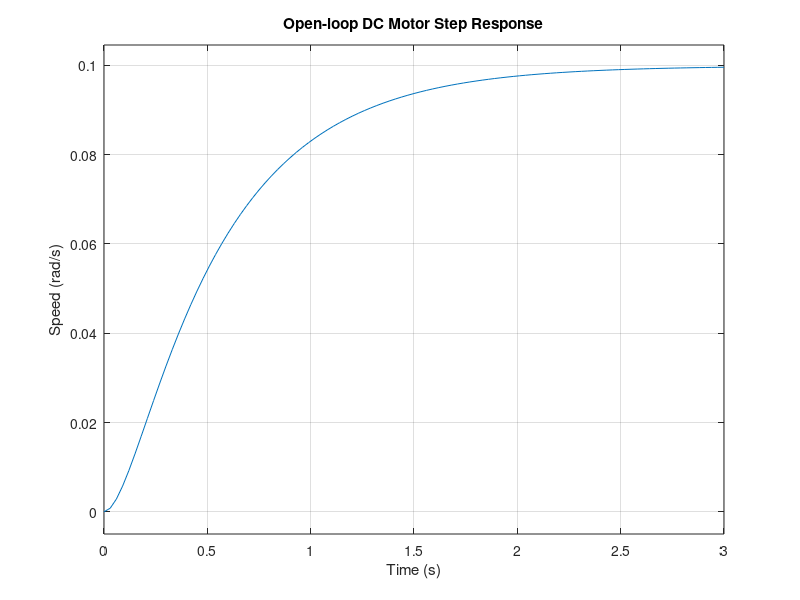
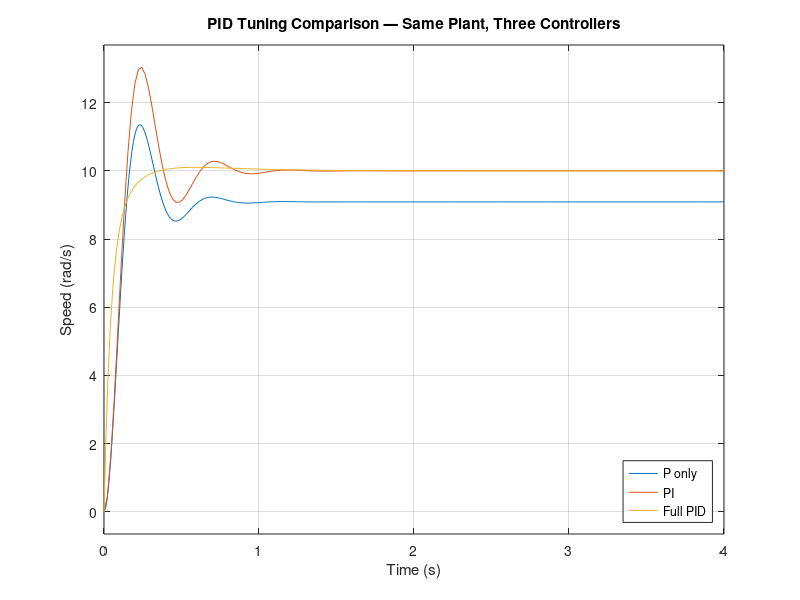

MATLAB code for these plots, in order: (Note: this script raises an error after producing the figures.)
%% PID-Controlled DC Motor Speed Control
%  Author      : Nakul S
%  Tool        : MATLAB R2024a + Control System Toolbox
%  Description : Models a DC motor as a 2nd-order transfer function,
%                designs a PID controller, and analyses performance
%                through step response, disturbance rejection, Bode plot,
%                and root locus.
% =========================================================================

clc; clear; close all;

%% ── 1. MOTOR PARAMETERS ─────────────────────────────────────────────────
% Derived from armature (electrical) and rotor (mechanical) equations:
%   Electrical: V = L·di/dt + R·i + Ke·ω
%   Mechanical: J·dω/dt = Kt·i − B·ω

R  = 1;      % Armature resistance     (Ω)
L  = 0.5;    % Armature inductance     (H)
Kt = 0.01;   % Torque constant         (N·m/A)
Ke = 0.01;   % Back-EMF constant       (V·s/rad)
J  = 0.01;   % Rotor inertia           (kg·m²)
B  = 0.1;    % Viscous friction coeff  (N·m·s/rad)

%% ── 2. PLANT TRANSFER FUNCTION ──────────────────────────────────────────
% After Laplace transform and algebraic manipulation:
%   G(s) = Kt / [(Js+B)(Ls+R) + Ke·Kt]
%
% Denominator coefficients:
%   s² : J·L
%   s¹ : J·R + B·L
%   s⁰ : B·R + Ke·Kt

num = Kt;
den = [(J*L), (J*R + B*L), (B*R + Ke*Kt)];

G = tf(num, den);
fprintf('Plant transfer function G(s):\n'); disp(G)

% DC gain — steady-state speed per unit voltage, no controller
DC_gain = Kt / (B*R + Ke*Kt);
fprintf('DC gain (open-loop):  %.4f rad/s per volt\n', DC_gain);

%% ── 3. OPEN-LOOP STEP RESPONSE ──────────────────────────────────────────
figure(1);
step(G);
title('Open-loop DC Motor Step Response');
xlabel('Time (s)'); ylabel('Speed (rad/s)'); grid on;

%% ── 4. PID CONTROLLER DESIGN ────────────────────────────────────────────
% Tuning logic:
%   Kp : increase until fast rise, no excessive overshoot
%   Ki : increase until steady-state error → 0
%   Kd : increase to suppress overshoot from integral action

Kp = 100;
Ki = 200;
Kd = 10;

C_P   = pid(Kp, 0,  0 );    % Proportional only
C_PI  = pid(Kp, Ki, 0 );    % Proportional + Integral
C_PID = pid(Kp, Ki, Kd);    % Full PID

%% ── 5. CLOSED-LOOP TRANSFER FUNCTIONS ──────────────────────────────────
T_P   = feedback(C_P   * G, 1);
T_PI  = feedback(C_PI  * G, 1);
T_PID = feedback(C_PID * G, 1);

%% ── 6. CONTROLLER COMPARISON PLOT ──────────────────────────────────────
SP = 10;    % Setpoint: 10 rad/s

figure(2);
step(SP*T_P, SP*T_PI, SP*T_PID);
legend('P only', 'PI', 'Full PID', 'Location', 'southeast');
title('PID Tuning Comparison — Same Plant, Three Controllers');
xlabel('Time (s)'); ylabel('Speed (rad/s)'); grid on;

%% ── 7. PERFORMANCE METRICS ──────────────────────────────────────────────
info = stepinfo(SP * T_PID);
fprintf('\n--- PID Performance Metrics ---\n');
fprintf('Rise Time:      %.3f s\n',   info.RiseTime);
fprintf('Settling Time:  %.3f s\n',   info.SettlingTime);
fprintf('Overshoot:      %.2f %%\n',  info.Overshoot);
fprintf('Peak:           %.4f rad/s\n', info.Peak);

%% ── 8. DISTURBANCE REJECTION ────────────────────────────────────────────
% Load torque disturbance injected at t = 5s
% Disturbance-to-output TF: D(s) = feedback(G, C_PID)

figure(3);
t = 0:0.01:10;
[y1, t1] = step(SP * T_PID, t);
D_tf     = feedback(G, C_PID);
[yd, ~]  = step(D_tf, t);
y_total  = y1 - yd;

plot(t1, y_total, 'b', 'LineWidth', 1.5);
xline(5, '--r', 'Disturbance injected', 'LabelVerticalAlignment', 'bottom');
title('Closed-Loop with Load Disturbance Rejection');
xlabel('Time (s)'); ylabel('Speed (rad/s)'); grid on;
ylim([0 12]);

%% ── 9. BODE PLOT — STABILITY MARGINS ───────────────────────────────────
figure(4);
margin(C_PID * G);
title('Open-Loop Bode Plot with Gain and Phase Margin');
grid on;

[Gm, Pm, Wgm, Wpm] = margin(C_PID * G);
fprintf('\n--- Stability Margins ---\n');
fprintf('Gain Margin:   %.2f dB  at %.3f rad/s\n', 20*log10(Gm), Wgm);
fprintf('Phase Margin:  %.2f deg at %.3f rad/s\n', Pm, Wpm);

%% ── 10. ROOT LOCUS ──────────────────────────────────────────────────────
figure(5);
rlocus(G);
title('Root Locus — DC Motor Plant');
grid on;

%% ── 11. SAVE ALL FIGURES ────────────────────────────────────────────────
if ~exist('figures', 'dir'), mkdir('figures'); end
saveas(figure(1), 'figures/P1_openloop.png');
saveas(figure(2), 'figures/P1_comparison.png');
saveas(figure(3), 'figures/P1_disturbance.png');
saveas(figure(4), 'figures/P1_bode.png');
saveas(figure(5), 'figures/P1_rootlocus.png');
fprintf('\nAll figures saved to /figures/\n');
